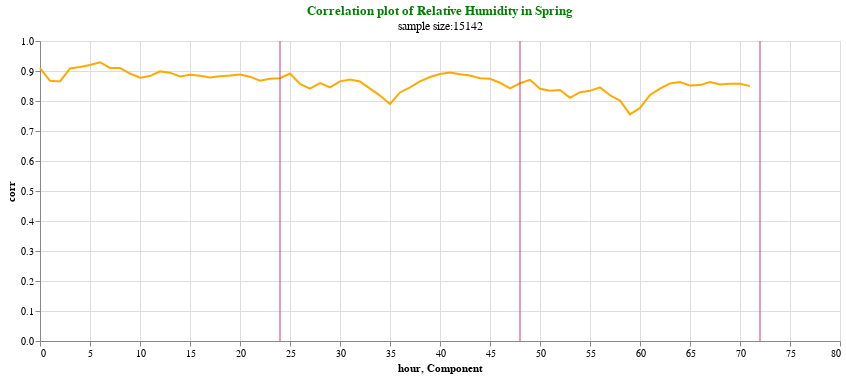

Here is the notebook cell this chart was saved with:
### Code cell
plotrmse(corr_rh,'corr',"Correlation plot of Relative Humidity in Spring","sample size:" + str(size(up_obsrh_list)))

### Figure 1 — Vega-Lite specification as saved in the notebook (floating-point values rounded to 4 significant figures)
{"config": {"view": {"continuousWidth": 400, "continuousHeight": 300}}, "layer": [{"data": {"name": "data-5036829d0a87b27fa793f10bf97b8e78"}, "mark": "line", "encoding": {"color": {"value": "#FFAA00"}, "x": {"field": "hour", "type": "quantitative"}, "y": {"field": "corr", "type": "quantitative"}}, "height": 300, "title": {"text": ["Correlation plot of Relative Humidity in Spring"], "subtitle": ["sample size:15142"], "color": "green"}, "width": 800}, {"data": {"name": "data-b9dd60dc560f7891b967d8e82c37ad0c"}, "mark": {"type": "rule", "color": "#D2386C"}, "encoding": {"x": {"field": "Component", "type": "quantitative"}}}], "$schema": "https://vega.github.io/schema/vega-lite/v4.17.0.json", "datasets": {"data-5036829d0a87b27fa793f10bf97b8e78": [{"corr": 0.9095, "hour": 0}, {"corr": 0.8673, "hour": 1}, {"corr": 0.8653, "hour": 2}, {"corr": 0.9086, "hour": 3}, {"corr": 0.9132, "hour": 4}, {"corr": 0.9202, "hour": 5}, {"corr": 0.9292, "hour": 6}, {"corr": 0.9101, "hour": 7}, {"corr": 0.9099, "hour": 8}, {"corr": 0.8916, "hour": 9}, {"corr": 0.8777, "hour": 10}, {"corr": 0.8831, "hour": 11}, {"corr": 0.8987, "hour": 12}, {"corr": 0.8945, "hour": 13}, {"corr": 0.8818, "hour": 14}, {"corr": 0.8872, "hour": 15}, {"corr": 0.8844, "hour": 16}, {"corr": 0.8785, "hour": 17}, {"corr": 0.8821, "hour": 18}, {"corr": 0.8846, "hour": 19}, {"corr": 0.8886, "hour": 20}, {"corr": 0.8811, "hour": 21}, {"corr": 0.8677, "hour": 22}, {"corr": 0.8745, "hour": 23}, {"corr": 0.876, "hour": 24}, {"corr": 0.8916, "hour": 25}, {"corr": 0.857, "hour": 26}, {"corr": 0.841, "hour": 27}, {"corr": 0.8598, "hour": 28}, {"corr": 0.8451, "hour": 29}, {"corr": 0.8655, "hour": 30}, {"corr": 0.8718, "hour": 31}, {"corr": 0.8652, "hour": 32}, {"corr": 0.8414, "hour": 33}, {"corr": 0.8181, "hour": 34}, {"corr": 0.7899, "hour": 35}, {"corr": 0.8286, "hour": 36}, {"corr": 0.8455, "hour": 37}, {"corr": 0.8656, "hour": 38}, {"corr": 0.8799, "hour": 39}, {"corr": 0.8902, "hour": 40}, {"corr": 0.8947, "hour": 41}, {"corr": 0.8895, "hour": 42}, {"corr": 0.8847, "hour": 43}, {"corr": 0.8759, "hour": 44}, {"corr": 0.8743, "hour": 45}, {"corr": 0.8607, "hour": 46}, {"corr": 0.8423, "hour": 47}, {"corr": 0.859, "hour": 48}, {"corr": 0.8705, "hour": 49}, {"corr": 0.8407, "hour": 50}, {"corr": 0.8344, "hour": 51}, {"corr": 0.8364, "hour": 52}, {"corr": 0.8107, "hour": 53}, {"corr": 0.8292, "hour": 54}, {"corr": 0.8338, "hour": 55}, {"corr": 0.8453, "hour": 56}, {"corr": 0.8191, "hour": 57}, {"corr": 0.8015, "hour": 58}, {"corr": 0.7554, "hour": 59}, {"corr": 0.777, "hour": 60}, {"corr": 0.8202, "hour": 61}, {"corr": 0.8414, "hour": 62}, {"corr": 0.8586, "hour": 63}, {"corr": 0.8631, "hour": 64}, {"corr": 0.8513, "hour": 65}, {"corr": 0.8529, "hour": 66}, {"corr": 0.8629, "hour": 67}, {"corr": 0.8554, "hour": 68}, {"corr": 0.8577, "hour": 69}, {"corr": 0.8576, "hour": 70}, {"corr": 0.8495, "hour": 71}], "data-b9dd60dc560f7891b967d8e82c37ad0c": [{"Component": 24}, {"Component": 48}, {"Component": 72}]}}
